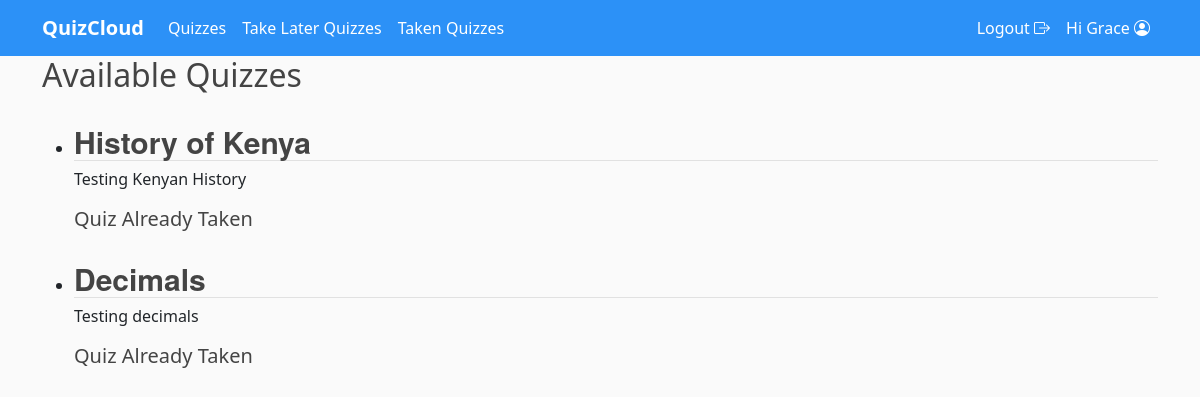
Page /quiz/view_quizzes/ (signed in) on the committed database.
### quiz/models.py (models this page shows, shortened)
class CustomUser(AbstractUser):
    def image_upload_to(self, instance=None):
        if instance:
            return os.path.join("Users", self.username, instance)
        return None
    STATUS = (
        ('student', 'student'),
        ('teacher', 'teacher'),
    )
    subjects = models.ManyToManyField(Subject, blank=True)
    email = models.EmailField(unique=True)
    status = models.CharField(max_length=100, choices=STATUS, default='student')
    school = models.CharField("School", max_length=100, default='', blank=True)
    image = models.ImageField(default='default/user.jpg', upload_to=image_upload_to)

class Quiz(models.Model):
    id = models.UUIDField(primary_key=True, default=uuid.uuid4, editable=False)
    title = models.CharField(max_length=255)
    description = models.TextField()
    time_limit = models.PositiveIntegerField(help_text="Time limit in minutes")
    subject = models.ForeignKey(Subject, related_name='quizzes', on_delete=models.SET_NULL, null=True)
    created_by = models.ForeignKey(settings.AUTH_USER_MODEL, on_delete=models.PROTECT, related_name='created_quizzes')
    max_attempts = models.PositiveIntegerField(default=3, help_text="Maximum number of attempts allowed")
    pass_mark = models.PositiveIntegerField(default=80, help_text="Percentage Pass Mark")
    def __str__(self):
        return self.title

### quiz/views.py (the view)
# urls.py: path('quiz/view_quizzes/', views.view_quizzes, name='view_quizzes'),
@student_required
def view_quizzes(request):
    user = request.user
    if not hasattr(request.user, 'subjects'):
        return render(request, 'quiz/no_subjects.html')  # A template to show if the user has no subjects
    student_subjects = request.user.subjects.all()
    quizzes = Quiz.objects.filter(subject__in=student_subjects).distinct()
    planned_quizzes = PlannedQuiz.objects.filter(student=user, taken=False)
    planned_quizzes_ids = [quiz.quiz.id for quiz in planned_quizzes]
    attempts = Quiz.objects.filter(quizattempt__user=user).distinct()
    print(attempts)
    print(quizzes)
    context = {
        'quizzes': quizzes,
        'user': user,
        'planned_quizzes_ids': planned_quizzes_ids,
        'attempts': attempts,
    }
    return render(request, 'quiz/view_quizzes.html', context)

### quiz/templates/quiz/view_quizzes.html (shortened to what this page needs)
{% extends 'quiz/header.html' %}
{% block content %}
<h2>Available Quizzes</h2>
{% if quizzes %}
<ul>
    {% for quiz in quizzes %}
    <li id="quiz-li-{{ quiz.id }}">
        <h3>{{ quiz.title }}</h3>
        <p>{{ quiz.description }}</p>
        {% if quiz in attempts %}
            <h5>Quiz Already Taken</h5>
        {% endif %}
    </li>
    {% endfor %}
</ul>
{% else %}
<p>No quizzes are available for your subjects.</p>
<p>It looks like you haven't selected any subjects yet. Please update your profile to select the subjects you're taking.</p>
    <a href="{% url 'profile' user.username %}" class="btn btn-primary">Select Subjects</a>
{% endif %}
{% endblock %}

### quiz/templates/quiz/includes/navbar.html (shortened to what this page needs)
<nav class="navbar sticky-top navbar-expand-lg navbar-light" style="background-color: #2c91f7;">
    <div class="container">
        <a href="#" class="navbar-brand fw-bold text-white">QuizCloud</a>
        <div class="collapse navbar-collapse" id="navbarCollapse">
            <div class="navbar-nav">
                {% if user.status == 'student' %}
                    {% if user.is_authenticated %}
                    <a href="{% url 'user_quizzes' %}" class="nav-item nav-link active text-white">
                        Quizzes
                    </a>
                    <a href="{% url 'view_take_later' %}" class="nav-item nav-link text-white">
                        Take Later Quizzes
                    </a>
                    <a href="{% url 'completed_quizzes' %}" class="nav-item nav-link text-white">
                        Taken Quizzes
                    </a>
                    {% endif %}
                {% endif %}
            </div>
            <div class="navbar-nav ms-auto">
                {% if user.is_authenticated %}
                <a href="{% url 'logout' %}" class="nav-item nav-link text-white">
                    Logout <i class="bi bi-box-arrow-right"></i>
                </a>
                <a href="{% url 'profile' user.username %}" class="nav-item nav-link text-white">
                    Hi {{ user.username }} <i class="bi bi-person-circle"></i>
                </a>
                {% endif %}
            </div>
        </div>
    </div>
</nav>

### quiz/static/quiz/main/main.css (style rules this page uses)
:root { --footercolor: #003F72; --navbarcolor: #003F72; --btncolor: #003F72; --socialcolor: #003F72; --brightText: #ffffff; }
body { background: #fafafa; }
h1, h2, h3, h4, h5, h6 { color: #444444; }
.article-style h1, h3 { font-weight: bold; border-bottom: 1px solid rgba(0,0,0,.1); letter-spacing: 0; font-family: sohne, "Helvetica Neue", Helvetica, Arial, sans-serif; font-style: normal; margin-top: 1.0em; margin-bottom: 0.2em; line-height: 36px !important; font-size: 30px !important; }

### rows in the picture
CustomUser: username "Grace"
Quiz: title "History of Kenya", description "Testing Kenyan History", shows "Quiz Already Taken"
Quiz: title "Decimals", description "Testing decimals", shows "Quiz Already Taken"
